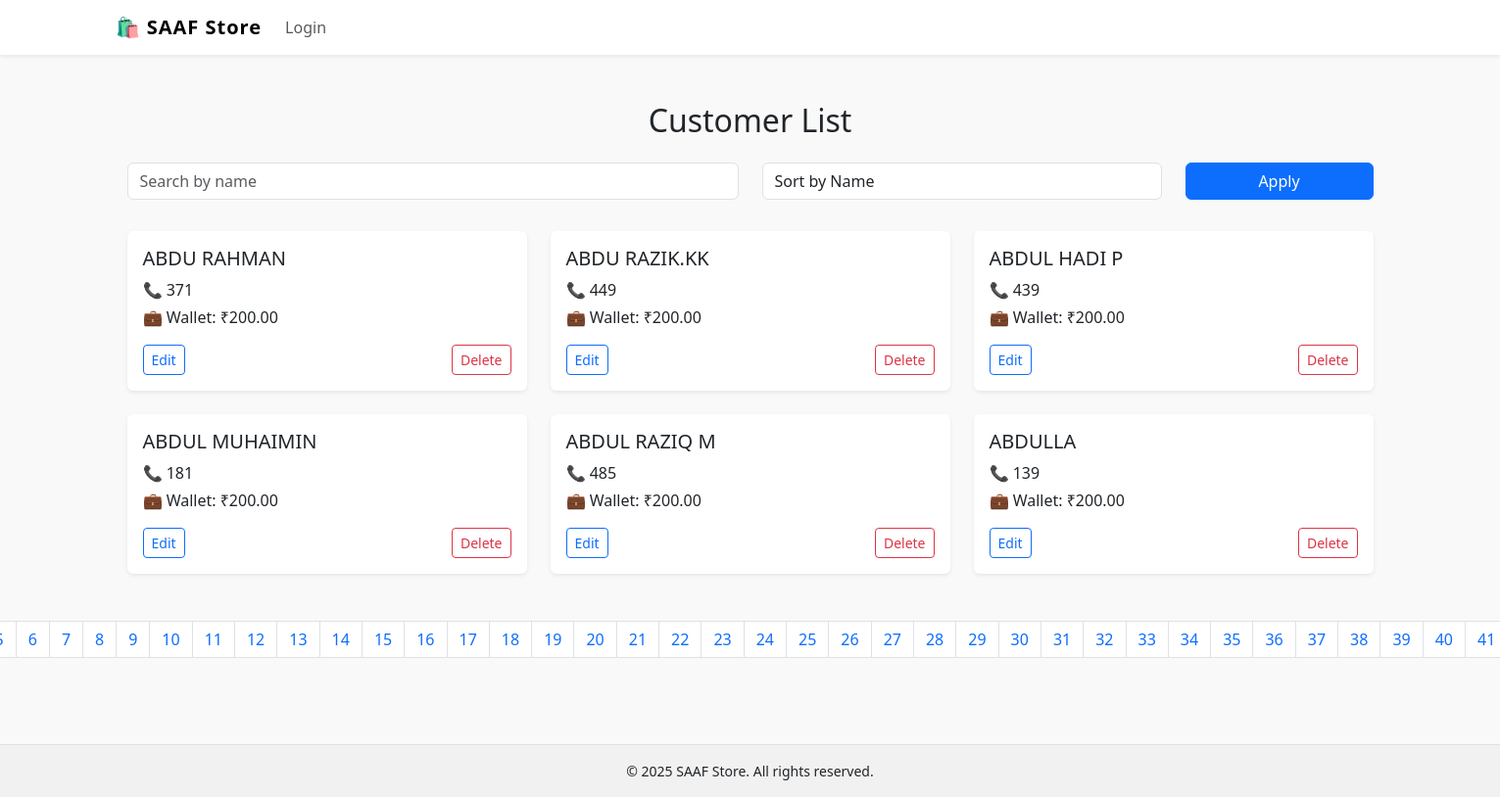
The app's page /customers/ with its own data.
### store/models.py (models this page shows, shortened)
class Customer(models.Model):
    customer_number = models.CharField(max_length=20, unique=True)
    name = models.CharField(max_length=100)
    balance = models.DecimalField(max_digits=10, decimal_places=2, default=0.0)  # Set default value here

### store/views.py (the view)
# urls.py: path('customers/', customer_list, name='customer_list'),
def customer_list(request):
    search_query = request.GET.get('search', '')
    sort_by = request.GET.get('sort', 'name')
    customers = Customer.objects.filter(name__icontains=search_query)
    if sort_by == 'wallet':
        customers = customers.order_by('-wallet_balance')
    else:
        customers = customers.order_by('name')
    paginator = Paginator(customers, 6)  # Show 6 customers per page
    page_number = request.GET.get('page')
    page_obj = paginator.get_page(page_number)
    return render(request, 'store/customer_list.html', {
        'customers': page_obj,
        'search_query': search_query,
        'sort_by': sort_by,
    })

### templates/store/customer_list.html (shortened to what this page needs)
{% extends 'store/base.html' %}
{% block content %}
<div class="container py-4">
    <h2 class="mb-4 text-center">Customer List</h2>
    <form method="get" class="row mb-4">
        <div class="col-md-6 mb-2">
            <input type="text" name="search" class="form-control" placeholder="Search by name" value="{{ search_query }}">
        </div>
        <div class="col-md-4 mb-2">
            <select name="sort" class="form-control">
                <option value="name" {% if sort_by == "name" %}selected{% endif %}>Sort by Name</option>
            </select>
        </div>
        <div class="col-md-2 mb-2">
            <button type="submit" class="btn btn-primary w-100">Apply</button>
        </div>
    </form>
    <div class="row">
        {% for customer in customers %}
        <div class="col-md-4 mb-4">
            <div class="card shadow-sm border-0">
                <div class="card-body">
                    <h5 class="card-title">{{ customer.name }}</h5>
                    <p class="card-text mb-1">📞 {{ customer.customer_number }}</p>
                    <p class="card-text">💼 Wallet: ₹{{ customer.balance }}</p>
                    <div class="d-flex justify-content-between">
                        <a href="{% url 'edit_customer' customer.id %}" class="btn btn-sm btn-outline-primary">Edit</a>
                        <a href="{% url 'delete_customer' customer.id %}" class="btn btn-sm btn-outline-danger">Delete</a>
                    </div>
                </div>
            </div>
        </div>
        {% empty %}
        <p class="text-center">No customers found.</p>
        {% endfor %}
    </div>
    <nav class="mt-4">
        <ul class="pagination justify-content-center">
            {% for page in customers.paginator.page_range %}
            <li class="page-item {% if customers.number == page %}active{% endif %}">
                <a class="page-link" href="?page={{ page }}&search={{ search_query }}&sort={{ sort_by }}">{{ page }}</a>
            </li>
            {% endfor %}
        </ul>
    </nav>
</div>
{% endblock content %}

### templates/store/base.html (shortened to what this page needs)
{% load static %}
<!DOCTYPE html>
<html lang="en">
<head>
    <link rel="stylesheet" href="{% static "styles/bootstrap.min.css" %}">
    <link rel="stylesheet" href="{% static "styles/style.css" %}">
</head>
<body>
    <nav class="navbar navbar-expand-lg navbar-light bg-white shadow-sm sticky-top">
        <div class="container">
            <a class="navbar-brand" href="{% url 'dashboard' %}">🛍️ SAAF Store</a>
            <div class="collapse navbar-collapse justify-content-end" id="navbarNav">
                <ul class="navbar-nav me-auto mb-2 mb-lg-0">
                    {% if user.is_authenticated %}
                        <li class="nav-item">
                            <a class="nav-link {% if request.path == '/dashboard/' %}active{% endif %}" href="{% url 'dashboard' %}">Dashboard</a>
                        </li>
                        <li class="nav-item">
                            <a class="nav-link {% if request.path == '/' %}active{% endif %}" href="{% url 'home' %}">Home</a>
                        </li>
                        <li class="nav-item">
                            <a class="nav-link {% if request.path == '/transactions/' %}active{% endif %}" href="{% url 'transactions' %}">Transactions</a>
                        </li>
                        <li class="nav-item">
                            <a class="nav-link {% if request.path == '/customers/' %}active{% endif %}" href="{% url 'customer_list' %}">Check Wallet</a>
                        </li>
                        <li class="nav-item">
                            <a class="nav-link {% if request.path == '/items/' %}active{% endif %}" href="{% url 'item_list' %}">Items</a>
                        </li>
                        <li class="nav-item">
                            <a class="nav-link text-danger" href="{% url 'logout' %}">Logout</a>
                        </li>
                        <li class="nav-item">
                            <span class="nav-link disabled">👋 {{ user.username }}</span>
                        </li>
                    {% else %}
                        <li class="nav-item">
                            <a class="nav-link {% if request.path == '/login/' %}active{% endif %}" href="{% url 'login' %}">Login</a>
                        </li>
                    {% endif %}
                </ul>
            </div>
        </div>
    </nav>
    <main class="container mt-4 mb-5">
        {% block content %}
        {% endblock %}
    </main>
    <footer class="text-center mt-auto border-top">
        <div class="container">
            <p class="mb-0">© {{ year|default:2025 }} SAAF Store. All rights reserved.</p>
        </div>
    </footer>
</body>
</html>

### static/styles/style.css (style rules this page uses)
* { user-select: none; }

### templates/store/base.html (style rules this page uses)
body { background-color: #f9f9f9; }
.navbar-brand { font-weight: bold; letter-spacing: 1px; }
footer { background: #f1f1f1; padding: 1rem 0; font-size: 14px; }

### records on screen
Customer: name "ABDU RAHMAN", customer_number "371", balance "200.00"
Customer: name "ABDU RAZIK.KK", customer_number "449", balance "200.00"
Customer: name "ABDUL HADI P", customer_number "439", balance "200.00"
Customer: name "ABDUL MUHAIMIN", customer_number "181", balance "200.00"
Customer: name "ABDUL RAZIQ M", customer_number "485", balance "200.00"
Customer: name "ABDULLA", customer_number "139", balance "200.00"

### other values on screen
{{ page }} "6" "7" "8" "9" "10" "11" "12" "13" "14" "15" "16" "17" "18" "19" "20" "21" "22" "23" "24" "25" "26" "27" "28" "29" "30" "31" "32" "33" "34" "35" "36" "37" "38" "39" "40" "41"
{{ year|default:2025 }} "2025"
